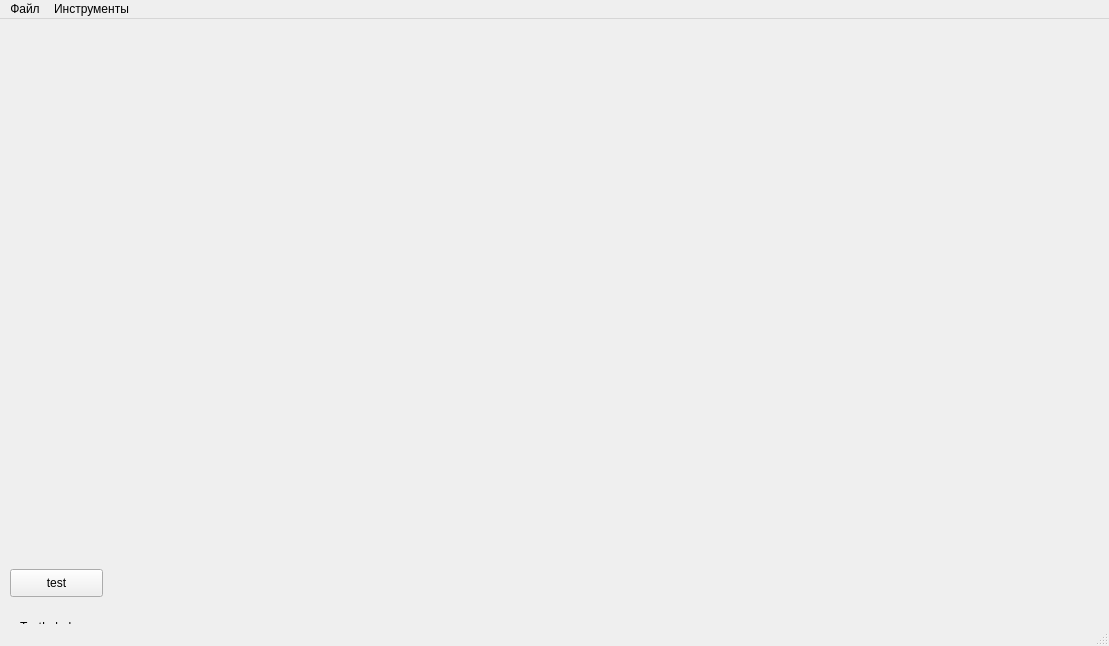
<?xml version="1.0" encoding="UTF-8"?>
<ui version="4.0">
 <class>MainWindow</class>
 <widget class="QMainWindow" name="MainWindow">
  <property name="geometry">
   <rect>
    <x>0</x>
    <y>0</y>
    <width>1109</width>
    <height>646</height>
   </rect>
  </property>
  <property name="windowTitle">
   <string>MainWindow</string>
  </property>
  <widget class="QWidget" name="centralwidget">
   <widget class="QPushButton" name="pushButtonTest">
    <property name="geometry">
     <rect>
      <x>10</x>
      <y>550</y>
      <width>93</width>
      <height>28</height>
     </rect>
    </property>
    <property name="text">
     <string>test</string>
    </property>
   </widget>
   <widget class="QLabel" name="labelCurrentCfgFileName">
    <property name="geometry">
     <rect>
      <x>20</x>
      <y>600</y>
      <width>55</width>
      <height>16</height>
     </rect>
    </property>
    <property name="text">
     <string>TextLabel</string>
    </property>
   </widget>
  </widget>
  <widget class="QMenuBar" name="menubar">
   <property name="geometry">
    <rect>
     <x>0</x>
     <y>0</y>
     <width>1109</width>
     <height>26</height>
    </rect>
   </property>
   <widget class="QMenu" name="menuFile">
    <property name="title">
     <string>Файл</string>
    </property>
    <addaction name="actionCreateFile"/>
    <addaction name="actionOpenFile"/>
   </widget>
   <widget class="QMenu" name="menuTools">
    <property name="title">
     <string>Инструменты</string>
    </property>
    <addaction name="actionEditCfgFile"/>
    <addaction name="actionShowLogs"/>
   </widget>
   <addaction name="menuFile"/>
   <addaction name="menuTools"/>
  </widget>
  <widget class="QStatusBar" name="statusbar"/>
  <action name="actionOpenFile">
   <property name="text">
    <string>Открыть...</string>
   </property>
  </action>
  <action name="actionCreateFile">
   <property name="text">
    <string>Создать</string>
   </property>
  </action>
  <action name="actionEditCfgFile">
   <property name="text">
    <string>Редактировать cfg файл</string>
   </property>
  </action>
  <action name="actionShowLogs">
   <property name="text">
    <string>Посмотреть лог</string>
   </property>
  </action>
 </widget>
 <resources/>
 <connections/>
</ui>
